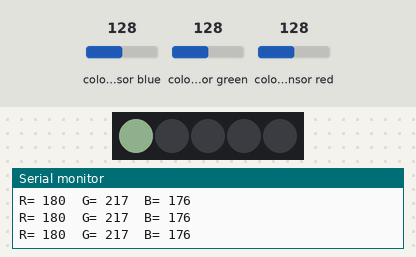
This sketch was run on a simulated Arduino Uno, built with avr-gcc and run on an emulated ATmega328P. On the bench: 5 RGB LEDs in strip order, left to right, the last lines printed to the serial monitor. Wiring (inferred from the names in the program): TCS3200 colour sensor: output pin 8; S2 pin 6; S3 pin 7; S0 pin 4; S1 pin 5. The inputs (shaded band) are chosen by the test bench; at power-on: colour sensor blue 128, colour sensor green 128, colour sensor red 128. Dim RGB values are drawn brighter than linear.

Above: at 1.2 s.
1.3 s: colour sensor blue set to 5
At 1.9 s:
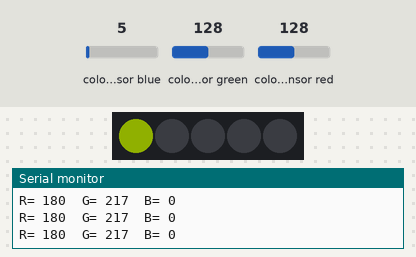
2.9 s: colour sensor green set to 5
At 3.7 s:
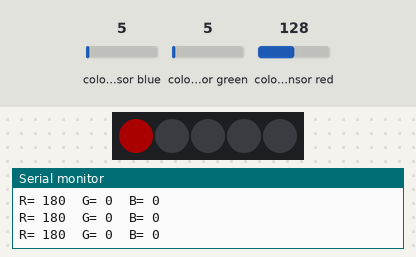
4.7 s: colour sensor blue set to 128
At 5.2 s:
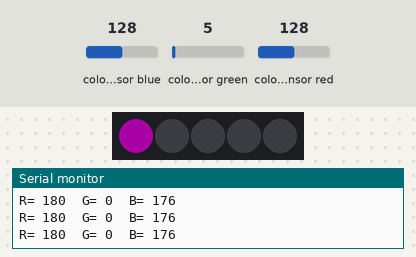
6.2 s: colour sensor red set to 5
At 6.9 s:
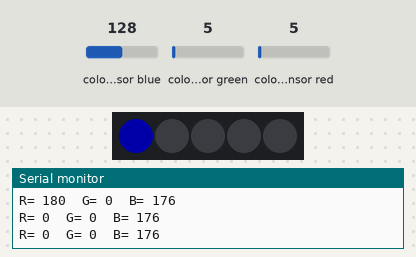
8.0 s: colour sensor green set to 64
At 8.7 s:
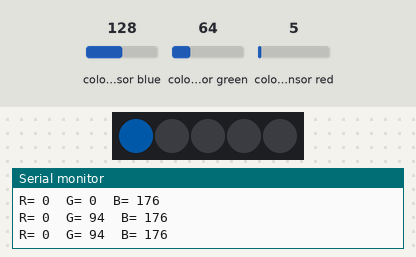
Timing chart, 0 to 10.8 s (numbered marks = the images above; inputs shaded):
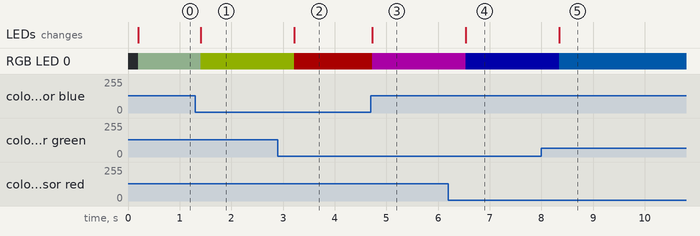

The sketch:

chameleon.ino
```cpp
#include <Adafruit_NeoPixel.h>
#ifdef __AVR__
#include <avr/power.h>
#endif

 // Which pin on the Arduino is connected to the NeoPixels?
#define PIN      9

 // How many NeoPixels are attached to the Arduino?
#define NUMPIXELS 5

Adafruit_NeoPixel pixels = Adafruit_NeoPixel(NUMPIXELS, PIN, NEO_GRB + NEO_KHZ800);

int delayval = 333; // delay

#define S0 4
#define S1 5
#define S2 6
#define S3 7
#define sensorOut 8

int frequency = 0;
int Red, Green, Blue;

void setup() {
  pinMode(S0, OUTPUT);
  pinMode(S1, OUTPUT);
  pinMode(S2, OUTPUT);
  pinMode(S3, OUTPUT);
  pinMode(sensorOut, INPUT);

  // Setting frequency-scaling to 20%
  digitalWrite(S0,HIGH);
  digitalWrite(S1,LOW);

  Serial.begin(9600);
  pixels.begin(); // This initializes the NeoPixel library.
}

void loop() {
  // Setting red filtered photodiodes to be read
  digitalWrite(S2,LOW);
  digitalWrite(S3,LOW);
  // Reading the output frequency
  frequency = pulseIn(sensorOut, LOW);
  //Remaping the value of the frequency to the RGB Model of 0 to 255
  frequency = map(frequency, 25,72,255,0);
  if (frequency < 0) {
    frequency = 0;
  }
  if (frequency > 255) {
    frequency = 255;
  }
  Red= frequency;
  // Printing the value on the serial monitor
  Serial.print("R= ");//printing name
  Serial.print(frequency);//printing RED color frequency
  Serial.print("  ");
  delay(100);

  // Setting Green filtered photodiodes to be read
  digitalWrite(S2,HIGH);
  digitalWrite(S3,HIGH);
  // Reading the output frequency
  frequency = pulseIn(sensorOut, LOW);
  //Remaping the value of the frequency to the RGB Model of 0 to 255
  frequency = map(frequency, 30,90,255,0);
  if (frequency < 0) {
    frequency = 0;
  }
  if (frequency > 255) {
    frequency = 255;
  }
  Green = frequency;
  // Printing the value on the serial monitor
  Serial.print("G= ");//printing name
  Serial.print(frequency);//printing RED color frequency
  Serial.print("  ");
  delay(100);

  // Setting Blue filtered photodiodes to be read
  digitalWrite(S2,LOW);
  digitalWrite(S3,HIGH);
  // Reading the output frequency
  frequency = pulseIn(sensorOut, LOW);
  //Remaping the value of the frequency to the RGB Model of 0 to 255
  frequency = map(frequency, 25,70,255,0);
  if (frequency < 0) {
    frequency = 0;
  }
  if (frequency > 255) {
    frequency = 255;
  }
  Blue = frequency;
  // Printing the value on the serial monitor
  Serial.print("B= ");//printing name
  Serial.print(frequency);//printing RED color frequency
  Serial.println("  ");
  pixels.setPixelColor(0, pixels.Color(Red,Green,Blue)); // Moderately bright green color.
  pixels.setBrightness(64);
  pixels.show(); // This sends the updated pixel color to the hardware.
  delay(100);
}
```

Measured:
- after the input at 1.3 s, RGB LED 0: RGB(45, 55, 44) → RGB(45, 55, 0) after 0.11 s; the LEDs: change after 0.11 s (image 1)
- after the input at 2.9 s, RGB LED 0: RGB(45, 55, 0) → RGB(45, 0, 0) after 0.32 s; the LEDs: change after 0.32 s (image 2)
- after the input at 4.7 s, RGB LED 0: RGB(45, 0, 0) → RGB(45, 0, 44) at once; the LEDs: change at once (image 3)
- after the input at 6.2 s, RGB LED 0: RGB(45, 0, 44) → RGB(0, 0, 44) after 0.34 s; the LEDs: change after 0.34 s (image 4)
- after the input at 8.0 s, RGB LED 0: RGB(0, 0, 44) → RGB(0, 23, 44) after 0.35 s; the LEDs: change after 0.35 s (image 5)
